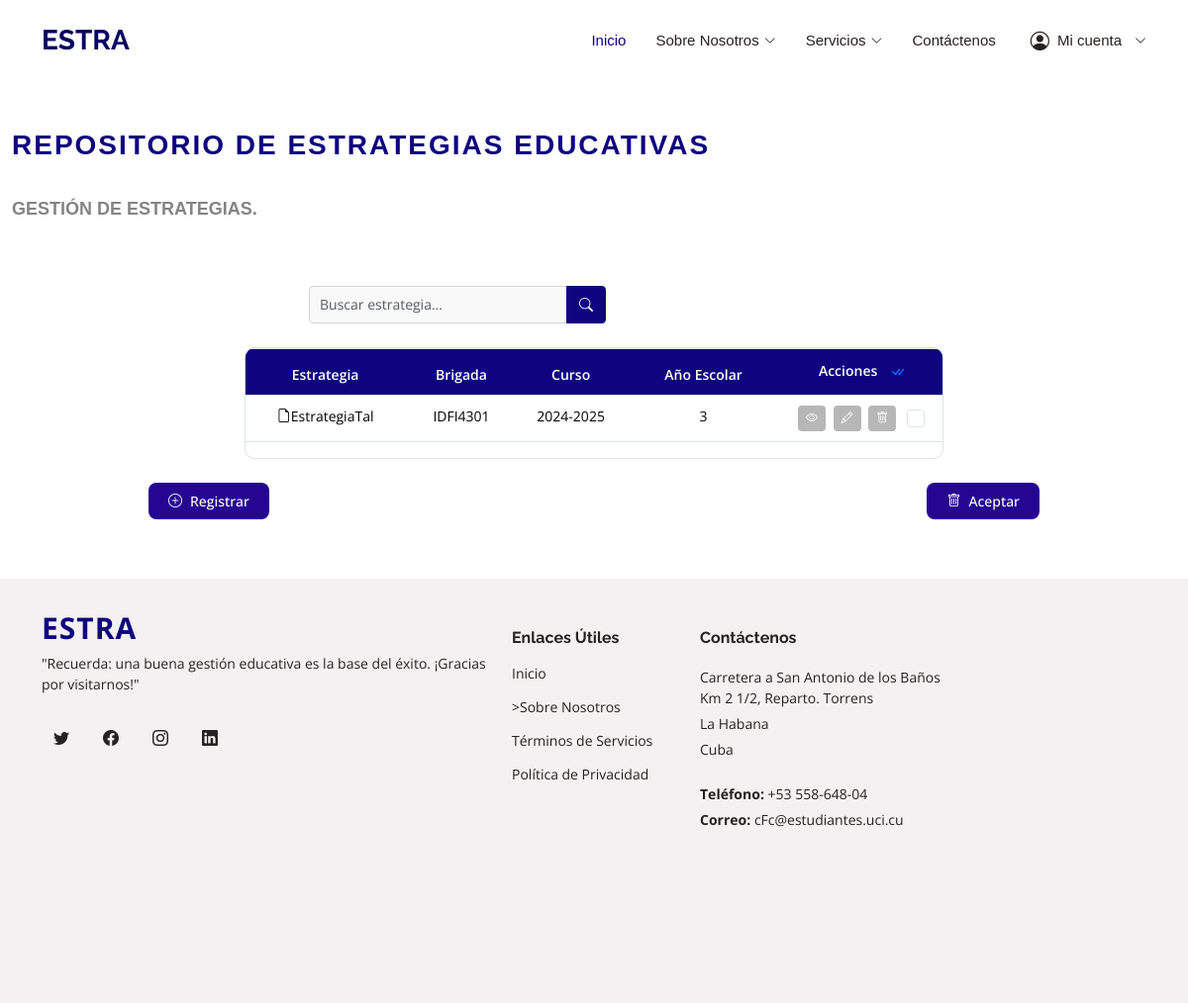
The page /estrategias/ on the database as committed earlier.
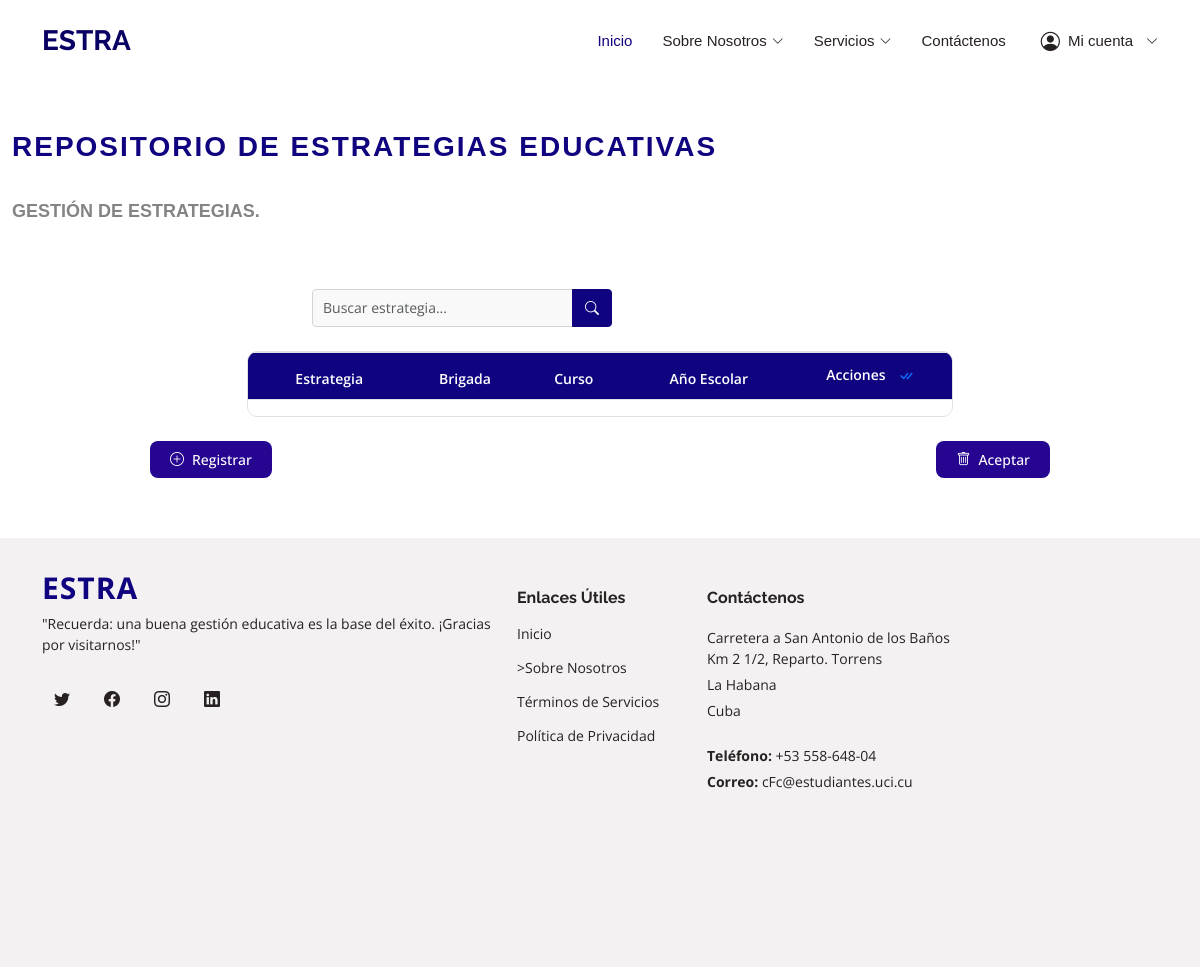
The same page on the database as committed later.
### data_models/models.py (models this page shows, shortened)
class Estrategia(models.Model):
    curso = models.CharField(max_length=20)
    anio_escolar = models.CharField(max_length=10)
    grupo = models.CharField(max_length=20)
    nombre = models.CharField(max_length=255, blank=True, default="Estrategia_{id}")
    autor = models.CharField(max_length=255, blank=True, default="autor_{id}")
    plan_estudios = models.TextField(blank=True, default="plan_estudios_{id}")
    obj_general = models.TextField(blank=True, default="objetivo_general_{id}")
    obj_estrategia = models.TextField(blank=True, default="objetivos_estrategia_{id}")
    dir_brigada = models.CharField(max_length=255, blank=True, default="direccion_brigada_{id}")
    caract_brigada = models.TextField(blank=True, default="caracteristicas_brigada_{id}")
    colect_pedagogico = models.TextField(blank=True, default="colectivo_pedagogico_{id}")
    dim_curricular = models.TextField(blank=True, default="dimension_curricular_{id}")
    dim_extensionista = models.TextField(blank=True, default="dimension_extensionista_{id}")
    dim_politica = models.TextField(blank=True, default="dimension_politico_ideologica_{id}")
    obj_dc = models.TextField(blank=True, default="obj_dc_{id}")
    plan_dc = models.TextField(blank=True, default="plan_dc_{id}")
    obj_de = models.TextField(blank=True, default="obj_de_{id}")
    plan_de = models.TextField(blank=True, default="plan_de_{id}")
    obj_dp = models.TextField(blank=True, default="obj_dp_{id}")
    plan_dp = models.TextField(blank=True, default="plan_dp_{id}")
    evaluacion = models.TextField(blank=True, default="evaluacion_integral_{id}")
    otros_aspectos = models.TextField(blank=True, default="otros_aspectos_{id}")
    conclusiones = models.TextField(blank=True, default="conclusiones_{id}")
    class Meta:
        unique_together = ('curso', 'anio_escolar', 'grupo')

### data_models/vistas/vistasEstrategia/views.py (the view)
# urls.py: path('estrategias/', visualizarEstrategias, name='estrategias'),
def visualizarEstrategias(request):
    query = request.GET.get("q", "")
    if query:
        estrategias = Estrategia.objects.filter(
            Q(nombre__icontains=query) |
            Q(curso__icontains=query) |
            Q(anio_escolar__icontains=query) |
            Q(grupo__icontains=query) |
            Q(autor__icontains=query)
        )
    else:
        estrategias = Estrategia.objects.all()
    return render(request, "estrategias.html", {
        "estrategias": estrategias,
        "query": query
    })

### templates/estrategias.html (shortened to what the changed rows need)
{% load static %}
<!DOCTYPE html>
<html lang="es">
<head>
  <link href="{% static 'assets/vendor/animate.css/animate.min.css' %}" rel="stylesheet">
  <link href="{% static 'assets/vendor/bootstrap/css/bootstrap.min.css' %}" rel="stylesheet">
  <link href="{% static 'assets/vendor/bootstrap-icons/bootstrap-icons.css' %}" rel="stylesheet">
  <link href="{% static 'assets/vendor/boxicons/css/boxicons.min.css' %}" rel="stylesheet">
  <link href="{% static 'assets/vendor/glightbox/css/glightbox.min.css' %}" rel="stylesheet">
  <link href="{% static 'assets/vendor/remixicon/remixicon.css' %}" rel="stylesheet">
  <link href="{% static 'assets/vendor/swiper/swiper-bundle.min.css' %}" rel="stylesheet">
  <link href="{% static 'assets/css/style.css' %}" rel="stylesheet">
</head>
<body>
  <header id="header" class="d-flex align-items-center fixed-top">
    <div class="container d-flex align-items-center">
      <h1 class="logo me-auto"><a href="{% url 'pagina_principal' %}">ESTRA</a></h1>
    </div>
  </header>
  <main id="main">
<section id="estrategia-educativa" class="estrategia-educativa section-bg">
  <div class="container-fluid">
    <div class="section-title">
      <h2>Repositorio de Estrategias Educativas</h2>
      <br>
      <br>
    </div>
    <form id="form-eliminar-estrategias" method="POST" action="{% url 'eliminar_estrategias' %}">
      <div class="table-container">
        <div class="table-responsive">
          <table class="table table-bordered table-hover custom-table">
            <thead>
              <tr>
                <th>Estrategia</th>
                <th>Brigada</th>
                <th>Curso</th>
                <th>Año Escolar</th>
                <th>
                  Acciones
                  <button id="btn-seleccionar-todo" class="btn btn-link p-0 ms-2" title="Seleccionar Todo Para Eliminar">
                    <i class="bi bi-check-all"></i>
                  </button>
                </th>
              </tr>
            </thead>
            <tbody>
              {% for estrategia in estrategias %}
              <tr data-id="{{ estrategia.id }}">
                <td>
                  <i class="bi bi-file-earmark"></i>{{ estrategia.nombre }}
                </td>
                <td>{{ estrategia.grupo }}</td>
                <td>{{ estrategia.curso }}</td>
                <td>{{ estrategia.anio_escolar }}</td>
                <td>
                  <button type="button" class="btn btn-action btn-ver-detalles" data-id="{{ estrategia.id }}" title="Ver Detalles">
                    <i class="bi bi-eye"></i>
                  </button>
                  <button type="button" class="btn btn-action btn-modificar" data-id="{{ estrategia.id }}" title="Modificar">
                    <i class="bi bi-pencil"></i>
                  </button>
                  <button type="button" class="btn btn-action btn-eliminar" data-id="{{ estrategia.id }}" title="Eliminar">
                    <i class="bi bi-trash"></i>
                  </button>
                  <input type="checkbox" class="form-check-input seleccionar-fila" name="estrategias[]" value="{{ estrategia.id }}">
                </td>
              </tr>
              {% endfor %}
            </tbody>
          </table>
        </div>
      </div>
    </form>
  </div>
</section>
  </main>
</body>
</html>

Rows that differ between the two databases and show on the page:
removed Estrategia: nombre "EstrategiaTal", grupo "IDFI4301", curso "2024-2025", anio_escolar "3"
